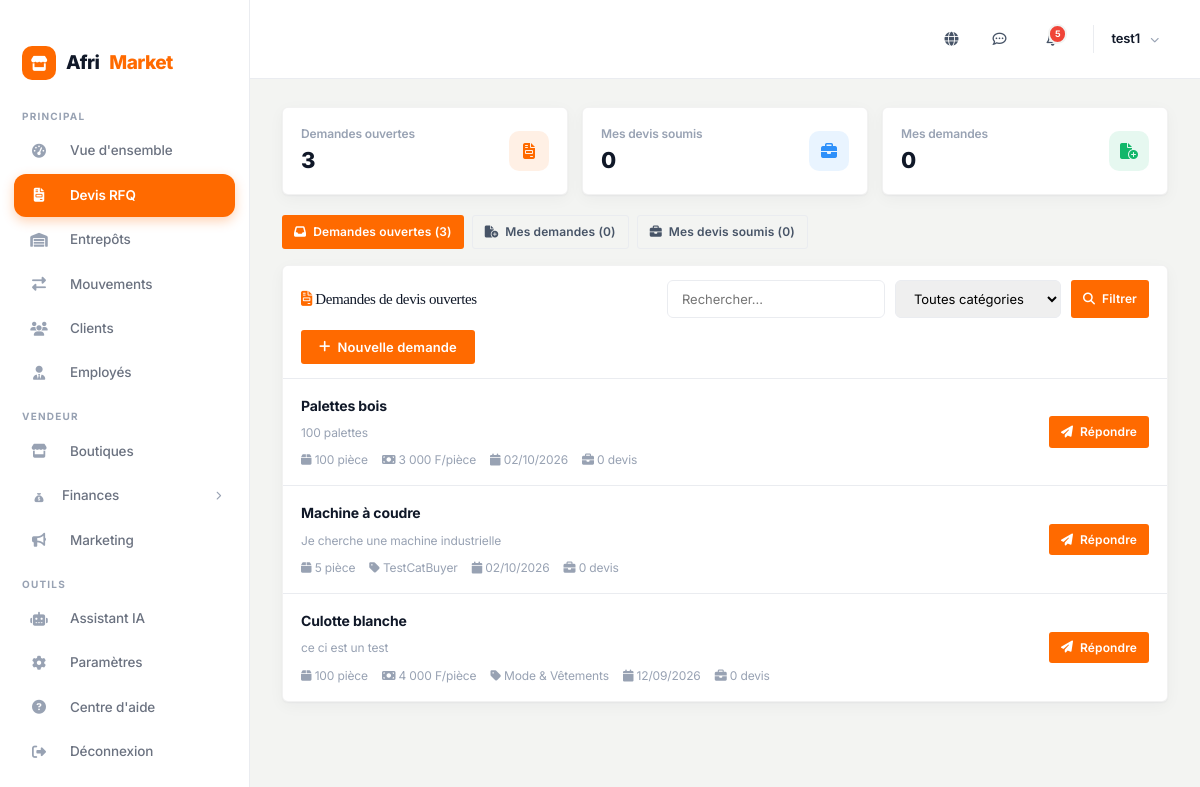
Page /fr/dashboard/devis/ (signed in) on the committed database.
### accounts/models.py (models this page shows, shortened)
class User(AbstractUser):
    ROLE_CHOICES = [
        ('buyer', 'Acheteur'),
        ('seller', 'Vendeur'),
        ('admin', 'Administrateur'),
    ]
    role = models.CharField(max_length=10, choices=ROLE_CHOICES, default='buyer')
    phone = models.CharField(max_length=20, blank=True)
    avatar = models.ImageField(upload_to='avatars/', blank=True, null=True)
    address = models.TextField(blank=True)
    city = models.CharField(max_length=100, blank=True)
    country = models.CharField(max_length=100, default='Cameroun')
    is_verified = models.BooleanField(default=False)
    @property
    def store(self):
        return self.stores.first()
    @property
    def is_seller(self):
        return self.role == 'seller'
    @property
    def display_name(self):
        return self.get_full_name() or self.username

### orders/models.py (models this page shows, shortened)
class RFQ(models.Model):
    STATUS_CHOICES = [
        ('open', 'Ouverte'),
        ('quoted', 'Devis reçu'),
        ('accepted', 'Acceptée'),
        ('closed', 'Fermée'),
    ]
    buyer = models.ForeignKey(settings.AUTH_USER_MODEL, on_delete=models.CASCADE, related_name='rfqs')
    product_name = models.CharField(max_length=500)
    category = models.ForeignKey('catalog.Category', on_delete=models.SET_NULL, null=True)
    description = models.TextField()
    quantity = models.IntegerField()
    target_price = models.DecimalField(max_digits=12, decimal_places=0, null=True, blank=True)
    unit = models.CharField(max_length=50, default='pièce')
    status = models.CharField(max_length=20, choices=STATUS_CHOICES, default='open')
    created_at = models.DateTimeField(auto_now_add=True)
    class Meta:
        ordering = ['-created_at']

### catalog/models.py (models this page shows, shortened)
class Category(models.Model):
    parent = models.ForeignKey('self', on_delete=models.CASCADE, null=True, blank=True, related_name='children')
    name = models.CharField(max_length=200)
    slug = models.SlugField(max_length=200, unique=True)
    icon = models.CharField(max_length=50, default='📦')
    image = models.ImageField(upload_to='categories/', blank=True, null=True)
    description = models.TextField(blank=True)
    order = models.IntegerField(default=0)
    is_active = models.BooleanField(default=True)
    class Meta:
        verbose_name_plural = 'Categories'
        ordering = ['order', 'name']

### dashboard/views.py (the view, shortened to what this page needs)
# urls.py: path('devis/', views.dash_rfqs, name='rfqs'),
@login_required
@seller_or_admin_required
def dash_rfqs(request):
    from orders.models import RFQ
    from orders.models import Quote
    view = request.GET.get('view', 'open')
    my_quoted_ids = []
    if (request.user.store is not None):
        my_quoted_ids = list(Quote.objects.filter(seller=request.user).values_list('rfq_id', flat=True))
    my_rfqs = RFQ.objects.filter(buyer=request.user).annotate(quote_cnt=Count('quotes')).order_by('-created_at')
    if view == 'mine':
        rfqs = my_rfqs
    elif view == 'quoted':
        rfqs = RFQ.objects.filter(pk__in=my_quoted_ids).annotate(quote_cnt=Count('quotes')).order_by('-created_at')
    else:
        rfqs = RFQ.objects.filter(status='open').exclude(buyer=request.user).annotate(quote_cnt=Count('quotes')).order_by('-created_at')
    q = request.GET.get('q', '').strip()
    if q:
        rfqs = rfqs.filter(Q(product_name__icontains=q) | Q(description__icontains=q))
    category = request.GET.get('category')
    if category:
        rfqs = rfqs.filter(category_id=category)
    return render(request, 'dashboard/rfqs.html', {
        'rfqs': rfqs,
        'my_rfqs': my_rfqs,
        'categories': Category.objects.filter(parent__isnull=True),
        'search_query': q,
        'category_filter': category,
        'current_view': view,
        'my_quoted_ids': my_quoted_ids,
        'total_open': RFQ.objects.filter(status='open').exclude(buyer=request.user).count(),
        'my_quotes_count': len(my_quoted_ids),
        'my_rfqs_count': my_rfqs.count(),
    })

### templates/dashboard/rfqs.html (shortened to what this page needs)
{% extends 'dashboard/base.html' %}{% load humanize %}
{% block dash %}
<div class="rfq-stats">
    <div class="rfq-stat">
        <div><div class="lbl">Demandes ouvertes</div><div class="val">{{ total_open }}</div></div>
        <div class="ic" style="background:rgba(255,106,0,.1);color:var(--dash-accent);"><i class="fa-solid fa-file-invoice"></i></div>
    </div>
    <div class="rfq-stat">
        <div><div class="lbl">Mes devis soumis</div><div class="val">{{ my_quotes_count }}</div></div>
        <div class="ic" style="background:rgba(46,144,250,.1);color:var(--dash-blue);"><i class="fa-solid fa-briefcase"></i></div>
    </div>
    <div class="rfq-stat">
        <div><div class="lbl">Mes demandes</div><div class="val">{{ my_rfqs_count }}</div></div>
        <div class="ic" style="background:rgba(18,183,106,.1);color:var(--dash-green);"><i class="fa-solid fa-file-circle-plus"></i></div>
    </div>
</div>
<div style="display:flex;gap:8px;margin-bottom:16px;flex-wrap:wrap;">
    <a href="{% url 'dashboard:rfqs' %}" class="btn btn-sm {% if current_view == 'open' %}btn-orange{% else %}btn-outline{% endif %}"><i class="fa-solid fa-inbox"></i> Demandes ouvertes ({{ total_open }})</a>
    <a href="?view=mine" class="btn btn-sm {% if current_view == 'mine' %}btn-orange{% else %}btn-outline{% endif %}"><i class="fa-solid fa-file-circle-plus"></i> Mes demandes ({{ my_rfqs_count }})</a>
    <a href="?view=quoted" class="btn btn-sm {% if current_view == 'quoted' %}btn-orange{% else %}btn-outline{% endif %}"><i class="fa-solid fa-briefcase"></i> Mes devis soumis ({{ my_quotes_count }})</a>
</div>
<div class="dash-card">
    <div class="rfq-toolbar">
        <h3 style="margin:0;font-size:15px;"><i class="fa-solid fa-file-invoice" style="color:var(--dash-accent);"></i> Demandes de devis ouvertes</h3>
        <form method="get">
            <input type="text" name="q" value="{{ search_query }}" placeholder="Rechercher...">
            <select name="category" onchange="this.form.submit()">
                <option value="">Toutes catégories</option>
            </select>
            <button type="submit" class="btn btn-orange btn-sm"><i class="fa-solid fa-magnifying-glass"></i> Filtrer</button>
        </form>
        <button type="button" class="btn btn-orange" onclick="document.getElementById('rfqModal').classList.add('open')"><i class="fa-solid fa-plus"></i> Nouvelle demande</button>
    </div>
    {% for rfq in rfqs %}
    <div class="rfq-card">
        <div style="flex:1;min-width:0;">
            <div style="display:flex;align-items:center;gap:10px;margin-bottom:6px;">
                <span style="font-weight:700;font-size:14px;color:var(--dash-text);">{{ rfq.product_name }}</span>
            </div>
            <div style="font-size:12px;color:var(--dash-text3);margin-bottom:8px;">{{ rfq.description|truncatewords:20 }}</div>
            <div style="display:flex;gap:14px;flex-wrap:wrap;font-size:12px;color:var(--dash-text3);">
                <span><i class="fa-solid fa-box"></i> {{ rfq.quantity|intcomma }} {{ rfq.unit }}</span>
                {% if rfq.target_price %}<span><i class="fa-solid fa-money-bill"></i> {{ rfq.target_price|intcomma }} F/{{ rfq.unit }}</span>{% endif %}
                {% if rfq.category %}<span><i class="fa-solid fa-tag"></i> {{ rfq.category.name }}</span>{% endif %}
                <span><i class="fa-solid fa-calendar"></i> {{ rfq.created_at|date:"d/m/Y" }}</span>
                <span><i class="fa-solid fa-briefcase"></i> {{ rfq.quote_cnt }} devis</span>
            </div>
        </div>
        {% if current_view == 'mine' %}
            {% if rfq.status == 'open' or rfq.status == 'quoted' %}
            <form method="post" action="{% url 'orders:close_rfq' rfq.id %}" onsubmit="return confirm('Fermer cette demande ?');" style="margin:0;">
                {% csrf_token %}
                <button type="submit" class="btn btn-outline btn-sm" style="color:var(--dash-red);border-color:var(--dash-red);flex-shrink:0;"><i class="fa-solid fa-xmark"></i> Fermer</button>
            </form>
            {% endif %}
        {% else %}
        <a href="{% url 'dashboard:rfq_detail' rfq.id %}" class="btn btn-orange btn-sm" style="flex-shrink:0;">
            {% if rfq.id in my_quoted_ids %}<i class="fa-solid fa-eye"></i> Voir mon devis{% else %}<i class="fa-solid fa-paper-plane"></i> Répondre{% endif %}
        </a>
        {% endif %}
    </div>
    {% endfor %}
</div>
{% endblock %}

### templates/dashboard/base.html (shortened to what this page needs)
{% load static %}{% load humanize %}<!DOCTYPE html><html lang="fr"><head><meta charset="UTF-8"><meta name="viewport" content="width=device-width,initial-scale=1.0"><title>{% block title %}Dashboard{% endblock %} — AfriMarket</title>
<link rel="stylesheet" href="https://cdnjs.cloudflare.com/ajax/libs/font-awesome/6.5.1/css/all.min.css">
<link rel="stylesheet" href="{% static 'css/style.css' %}">
</head><body>
<div class="dash-layout">
<aside class="dash-sidebar" id="dashSidebar">
<div class="dash-sidebar-logo"><div class="logo-icon"><i class="fa-solid fa-store"></i></div>Afri<span>Market</span></div>
<div class="dash-sidebar-label">Principal</div>
<nav class="dash-nav">
<a href="{% url 'dashboard:index' %}" class="{% if request.resolver_match.url_name == 'index' %}active{% endif %}"><span class="nav-icon"><i class="fa-solid fa-gauge-high"></i></span> Vue d'ensemble</a>
<a href="{% url 'dashboard:rfqs' %}" class="{% if request.resolver_match.url_name == 'rfqs' or request.resolver_match.url_name == 'rfq_detail' %}active{% endif %}"><span class="nav-icon"><i class="fa-solid fa-file-invoice"></i></span> Devis RFQ</a>
<a href="{% url 'dashboard:warehouses' %}" class="{% if 'warehouse' in request.resolver_match.url_name %}active{% endif %}"><span class="nav-icon"><i class="fa-solid fa-warehouse"></i></span> Entrepôts</a>
<a href="{% url 'dashboard:transfers' %}" class="{% if 'transfer' in request.resolver_match.url_name %}active{% endif %}"><span class="nav-icon"><i class="fa-solid fa-right-left"></i></span> Mouvements</a>
<a href="{% url 'dashboard:customers' %}" class="{% if request.resolver_match.url_name == 'customers' %}active{% endif %}"><span class="nav-icon"><i class="fa-solid fa-users"></i></span> Clients</a>
<a href="{% url 'dashboard:employees' %}" class="{% if request.resolver_match.url_name == 'employees' %}active{% endif %}"><span class="nav-icon"><i class="fa-solid fa-user-tie"></i></span> Employés</a>
</nav>
{% if request.user.is_seller %}
<div class="dash-sidebar-label">Vendeur</div>
<nav class="dash-nav">
<a href="{% url 'dashboard:stores' %}" class="{% if request.resolver_match.url_name == 'stores' %}active{% endif %}"><span class="nav-icon"><i class="fa-solid fa-store"></i></span> Boutiques</a>
<div class="nav-menu-toggle" onclick="toggleMenu(this)">
<div><span class="nav-icon"><i class="fa-solid fa-sack-dollar"></i></span> Finances</div>
<i class="fa-solid fa-chevron-right"></i>
</div>
<a href="{% url 'marketing:dashboard' %}" class="{% if request.resolver_match.app_name == 'marketing' %}active{% endif %}"><span class="nav-icon"><i class="fa-solid fa-bullhorn"></i></span> Marketing</a>
</nav>
{% endif %}
<div class="dash-sidebar-label">Outils</div>
<nav class="dash-nav" style="flex:0;">
<a href="{% url 'dashboard:assistant' %}" class="{% if request.resolver_match.url_name == 'assistant' %}active{% endif %}"><span class="nav-icon"><i class="fa-solid fa-robot"></i></span> Assistant IA</a>
<a href="{% url 'dashboard:settings' %}" class="{% if request.resolver_match.url_name == 'settings' %}active{% endif %}"><span class="nav-icon"><i class="fa-solid fa-gear"></i></span> Paramètres</a>
<a href="{% url 'faq' %}"><span class="nav-icon"><i class="fa-solid fa-circle-question"></i></span> Centre d'aide</a>
<a href="#" onclick="openDashLogout();return false;"><span class="nav-icon"><i class="fa-solid fa-right-from-bracket"></i></span> Déconnexion</a>
</nav>
</aside>
<div class="dash-content-wrapper">
<div class="dash-navbar">
<div class="dash-navbar-right">
<div class="dash-navbar-icon" style="position:relative;" id="languageSelector">
<i class="fa-solid fa-globe"></i>
</div>
<a href="{% url 'messaging:inbox' %}" class="dash-navbar-icon" id="messagesIcon" title="Messages">
<i class="fa-regular fa-comment-dots"></i>
</a>
<div class="dash-user-menu" style="position:relative;">
<a href="#" class="dash-navbar-icon" title="Notifications" onclick="toggleNotifDropdown(event)">
{% if unread_notifications_count > 0 %}<span class="badge" id="notifBadge">{{ unread_notifications_count }}</span>{% endif %}
</a>
</div>
<div class="dash-user-menu">
<div class="dash-user-info" style="display:block;">
<div class="dash-user-name">{{ user.display_name }}</div>
</div>
<i class="fa-solid fa-chevron-down" style="font-size:9px;color:var(--dash-text3);"></i>
</div>
</div>
</div>
<div class="dash-main-content">
{% block dash %}{% endblock %}
</div>
</div>
</div>
</body></html>

### rows in the picture
User: display_name "test1"
RFQ: product_name "Palettes bois", description "100 palettes", quantity "100", unit "pièce", target_price "3 000", created_at "02/10/2026", quote_cnt "0", shows "Répondre"
RFQ: product_name "Machine à coudre", description "Je cherche une machine industrielle", quantity "5", unit "pièce", category.name "TestCatBuyer", created_at "02/10/2026", quote_cnt "0", shows "Répondre"
RFQ: product_name "Culotte blanche", description "ce ci est un test", quantity "100", unit "pièce", target_price "4 000", category.name "Mode & Vêtements", created_at "12/09/2026", quote_cnt "0", shows "Répondre"

### other values in the picture
{{ unread_notifications_count }} "5"
{{ total_open }} "3"
{{ my_quotes_count }} "0"
{{ my_rfqs_count }} "0"
